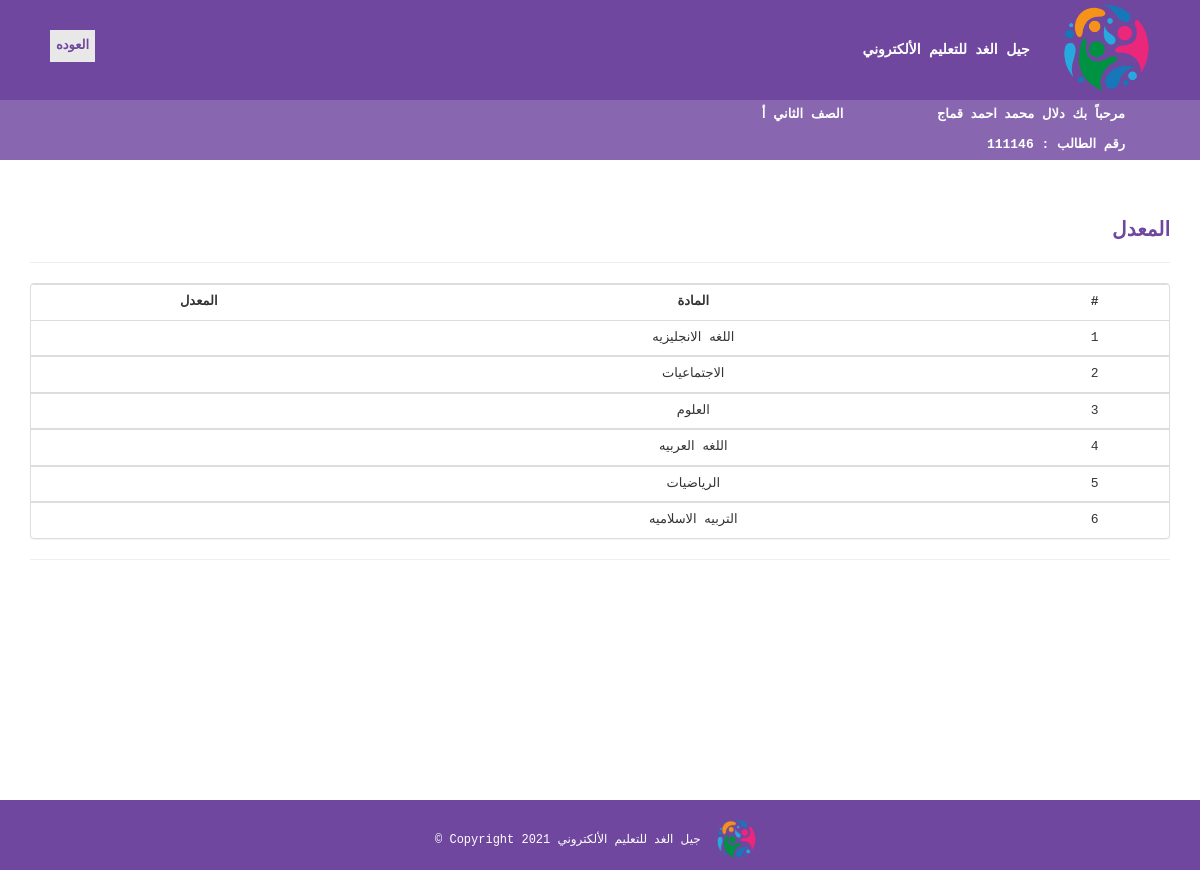
The app's page /student/total.php (signed in) with its own data.
### tables this page shows
CREATE TABLE `student` (
  `id` int(50) NOT NULL,
  `password` varchar(50) NOT NULL,
  `section_id` int(11) NOT NULL,
  `first_name` varchar(50) NOT NULL,
  `second_name` varchar(50) NOT NULL,
  `third_name` varchar(50) NOT NULL,
  `last_name` varchar(50) NOT NULL,
  `mother_name` varchar(15) NOT NULL,
  `guardian` varchar(15) NOT NULL,
  `identity_number` varchar(50) NOT NULL,
  `gender` varchar(50) NOT NULL,
  `phone` varchar(50) NOT NULL,
  `religion` varchar(15) NOT NULL,
  `address` varchar(50) NOT NULL,
  `nationality` varchar(50) NOT NULL,
  `date_of_birth` date NOT NULL,
  `place_of_birth` varchar(15) NOT NULL,
  `creationDate` timestamp NULL DEFAULT current_timestamp(),
  `updationDate` varchar(255) DEFAULT NULL
);

CREATE TABLE `course` (
  `id` int(11) NOT NULL,
  `className` varchar(50) DEFAULT NULL,
  `numOfSection` varchar(10) DEFAULT NULL,
  `creationDate` timestamp NULL DEFAULT current_timestamp(),
  `updationDate` varchar(255) DEFAULT NULL
);

CREATE TABLE `subject` (
  `id` int(11) NOT NULL,
  `subjectName` varchar(75) DEFAULT NULL,
  `cretionData` timestamp NULL DEFAULT current_timestamp(),
  `updationData` varchar(255) DEFAULT NULL
);

### student/total.php (the view, shortened to what this page needs)
<?php
include('includes/config.php');
?>
<?php
mysqli_set_charset($con, 'utf8');
?>
<!DOCTYPE html>
<html xmlns="http://www.w3.org/1999/xhtml">
<head>
    <link href="assets/css/bootstrap.css" rel="stylesheet" />
    <link href="assets/css/font-awesome.css" rel="stylesheet" />
    <link href="assets/css/style.css" rel="stylesheet" />
</head>
<body  style="font-family:Courier New;  margin:0; ">
<?php include('includes/header.php');?>
 <a href="home.php"> <b> <button  style="position: absolute;
  left: 50px; top:30px; color:#6F479F; border: none; background-color:#e8e8e8;">العوده</button></b></a>
 <div class="content-wrapper">
        <div class="container">
              <div class="row">
                  <div class="col-md-12">
                         <h1  style="color:#6F479F; background-color:#fff; font-size:20px; font-weight: bold;">المعدل</h1>
                         <hr class="my-5" >
                    </div>
                </div>
                <div class="panel panel-default">
                                 <div class="table-responsive table-bordered">
                                     <table class="table">
                                       <thead>
                                         <tbody>
                                             <tr>
                                                  <th style="text-align:center">#</th>
                                                  <th style="text-align:center">المادة</th>
												  <th style="text-align:center">المعدل</th>
											</tr>
                                          <?php     $cnt=1;
                                            $id=$_SESSION['login'];
                    $s=mysqli_query($con,"SELECT * FROM `student` where id = '$id' ");
                    $r1=mysqli_fetch_array($s);
                    $idClass = $r1['section_id'];
                                              $sql1=mysqli_query($con,"SELECT DISTINCT subject FROM `addtable` where class = '$idClass' ");
                                            while(  $row=mysqli_fetch_array($sql1))
                                            {
                                                $idSub = $row['subject'];
                                                $s2=mysqli_query($con,"SELECT * FROM `subject` where id = '$idSub' ");
                                            while($row1=mysqli_fetch_array($s2))
                                            {
                                                $subject = $row1['id'];
                                                $sql2=mysqli_query($con,"SELECT * FROM `mark` where id_student = '$id' AND id_section = '$idClass' AND id_subject = '$subject' ") or die(mysqli_error($con));;
                                                $row2=mysqli_fetch_array($sql2);
                                                if($row2['statusTotal']){
                                                  ?>
                                                  <tr>
                                                      <td style="text-align:center"><?php echo $cnt;?></td>
                                                       <td style="text-align:center"><?php  echo htmlentities($row1['subjectName']);?></td>
                                                        <td style="text-align:center"><?php if($row2['total'] == 0)  echo " "; else echo htmlentities($row2['final_mark']);  ?></td>
                                      </tbody>     <?php $cnt++;}
                                      else{   ?>
                                       <tr>
                                       <td style="text-align:center"><?php echo $cnt;?></td>
                                       <td style="text-align:center"><?php  echo htmlentities($row1['subjectName']);?></td>
                                         <td style="text-align:center"></td>
                       </tbody>     <?php $cnt++;}
                                      }}?>
         </table>
          </div>
           </div>
                <hr>
                                           </div></div>
       <?php include('includes/footer.php');?>
     </body>
     </html>

### student/includes/header.php (shortened to what this page needs)
  <div style=" background-color:#6F479F ; color:#fff; font-size:14px ;font-weight: bold;">
                      <img src="jel.png" alt="logo"style="max-height: 100px; padding:5px; padding-right:30px;"/>
  جيل الغد للتعليم الألكتروني
     <div  style="color:#fff; font-size:13px ; padding-right:75px;  background-color:#8967B0 " >
            <?php
        $sql=mysqli_query($con,"SELECT * FROM `student` where id='".$_SESSION['login']."' ");
    $row=mysqli_fetch_array($sql);
echo "مرحباً بك ",$row['first_name'],' ',$row['second_name'],' ',$row['third_name'],' ',$row['last_name'];
        $s=mysqli_query($con,"SELECT * FROM `course` where id='".$row['section_id']."' ");
                                   $c= mysqli_fetch_array($s); echo "&nbsp; &nbsp; &nbsp; &nbsp; &nbsp; &nbsp; ",$c['className'],' ',$c['numOfSection'];
                echo "<br>","رقم الطالب : ",$row['id'];
             ?>
          </div>
</div>

### student/assets/css/style.css (style rules this page uses)
.content-wrapper { margin-top: 40px; min-height: 600px; padding-bottom: 60px; }

### records on screen
student: first_name "دلال", second_name "محمد", third_name "احمد", last_name "قماج", id "111146"
course: className "الصف الثاني", numOfSection "أ"
subject: subjectName "اللغه الانجليزيه"
subject: subjectName "الاجتماعيات"
subject: subjectName "العلوم"
subject: subjectName "اللغه العربيه"
subject: subjectName "الرياضيات"
subject: subjectName "التربيه الاسلاميه"
